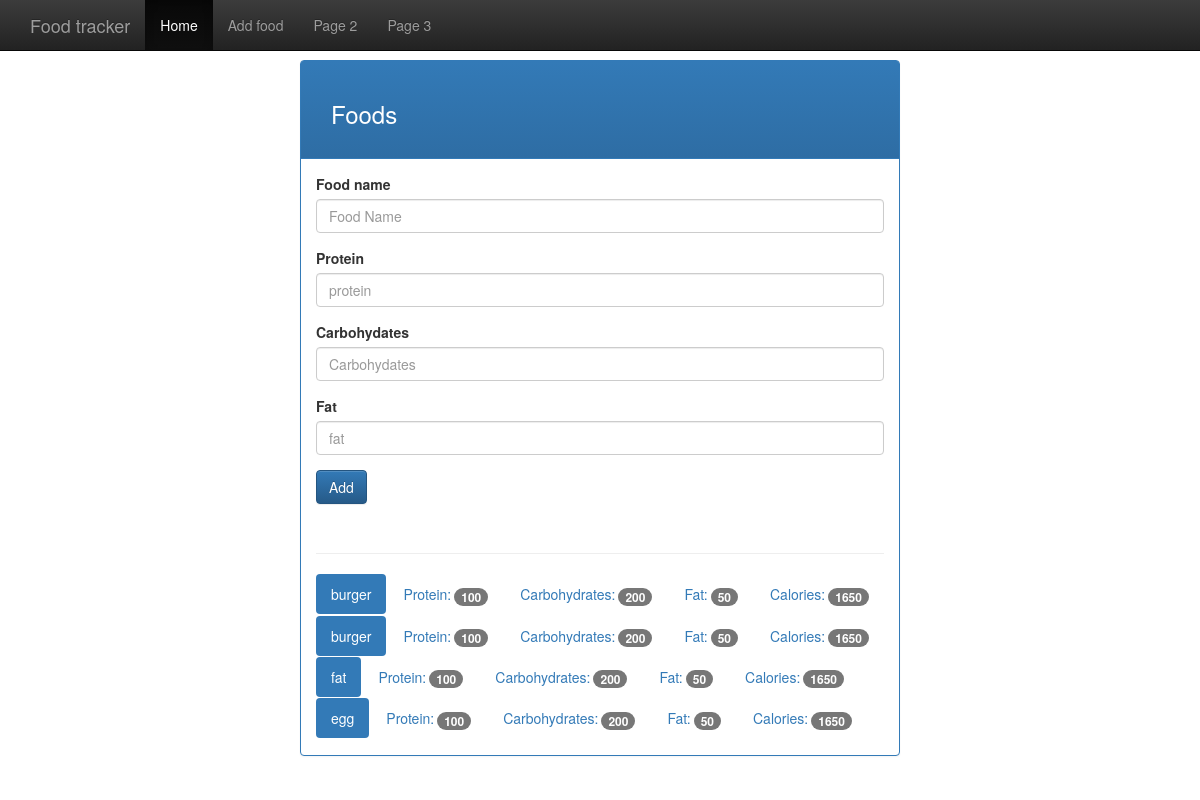
The app's page /food with its own data.
### tables this page shows
CREATE TABLE food(
    id integer primary key autoincrement,
    name text,
    protein integer not null,
    carbohydrates integer not null,
    fat integer not null,
    calaories integer not null
);

### app.py (the view, shortened to what this page needs)
@app.route('/food',methods=["GET","POST"])
def food():
    db=get_db()
    cur=db.execute('select name,protein,carbohydrates,fat,calaories from food')
    results=cur.fetchall()
    return render_template('add_food.html',results=results)

### app.py (called while the page is built)
def db_connect():
    sql=sqlite3.connect('foog_log.db')
    sql.row_factory=sqlite3.Row
    return sql

def get_db():
    if not hasattr(g,'sqlite3'):
        g.sqlite_db=db_connect()
    return g.sqlite_db

### templates/add_food.html
{% extends "base.html" %}
    {% block body %}
<br><br>
    <nav class="navbar navbar-inverse navbar-fixed-top">
        <div class="container">
          <div class="navbar-header">
            <a class="navbar-brand" href="{{ url_for('index') }}">Food tracker</a>
        </div>
        <div id="navbar" class="navbar-collapse collapse">
        <ul class="nav navbar-nav">
          <li class="active"><a href="{{ url_for('index') }}">Home</a></li>
          <li><a href="{{ url_for('food') }}">Add food</a></li>
          <li><a href="#">Page 2</a></li>
          <li><a href="#">Page 3</a></li>
          </ul>
          </div>
        </div>
      </nav>
      <br>
    <div class="container theme-showcase col-sm-6 col-sm-offset-3" role="main">
          <div class="row">
            <div>
                <div class="panel panel-primary">
                        <div class="panel-heading">
                                <h3 class="panel-heading">Foods</h3>
                        </div>
                        <div class="panel-body">
                            <form action="{{url_for('food')}}" method="POST">
                                <div class="form-group">
                                        <label for="food-name">Food name</label>
                                        <input type="text" class="form-control" id="food-name" name="food_name" placeholder="Food Name">
                                </div>
                                <div class="form-group">
                                    <label for="food-name">Protein</label>
                                    <input type="number" class="form-control" id="protein" name="protein" placeholder="protein">
                                </div>
                            <div class="form-group">
                                <label for="food-name">Carbohydates</label>
                                <input type="number" class="form-control" id="Carbohydates" name="carbo" placeholder="Carbohydates">
                             </div>
                        <div class="form-group">
                            <label for="food-name">Fat</label>
                            <input type="number" class="form-control" id="fat" placeholder="fat" name="fat">
                        </div>
                        <button type="submit" class="btn btn-primary">Add</button>
                            </form>
                        <div class="page-header"></div>
                        {% for food in results %}
                        <ul class="nav nav-pills" role="tablist">
                            <li class="active"><a>{{food.name}}</a></li>
                            <li><a>Protein:<span class="badge">100</span></a></li>
                            <li><a>Carbohydrates:<span class="badge">200</span></a></li>
                            <li><a>Fat:<span class="badge">50</span></a></li>
                            <li><a>Calories:<span class="badge">1650</span></a></li>
                        </ul>
                        {% endfor %}
                        </div>
                </div>
            </div>
          </div>
    </div>
    {% endblock %}

### records on screen
food: name "burger"
food: name "burger"
food: name "fat"
food: name "egg"
